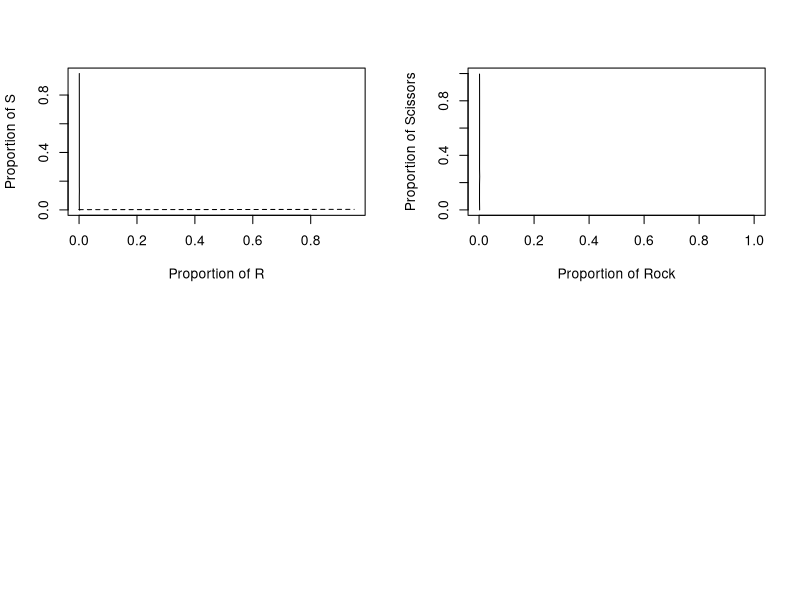

Write the R code that produced this figure. (Note: this script raises an error after producing the figure.)
# Rock-Paper-Scissors mendelian model

# General Assumptions
# 1. The population consists of three behavioral clones: Rock, Paper, Scissors
# 2. The payoffs are symmetrical.
# 3. Fitness is equal to some initial quantity plus payoff.

# Payoff Matrix
#                       Opponent
# Self       Rock        Paper       Scissors
# Rock       -epsilon    -1           1 
# Paper       1          -epsilon    -1
# Scissors   -1          1           -epsilon


rm(list=ls())

# Code: Rock=1, Scissors=2, Paper=3
Rock = 1
Scissors = 2
Paper = 3

# Genotypes: RR=Rock, SS=Scissors, PP=Paper. RS, RP = Rock, SP = Scissors
RR = 1
RS = 2
RP = 3
SS = 4
SP = 5
PP = 6
Genotypes = c(RR, RS, RP, SS, SP, PP)

fitness = function(morph, payoff.mat, genotypes) {
    n.pop <- sum(genotypes)
    opponent <-sample(morph)
    fit <- matrix(0, n.pop, 1)
    for(i.receiver in 1:3) {
        for(i.opponent in 1:3) {
            fit[morph==i.receiver & opponent==i.opponent] <- 5 + payoff.mat[i.receiver, i.opponent]
        }
    }
    n0 <- Genotypes[RR]          # ending row of RR
    n1 <- n0 + 1                 # starting row of RS
    n2 <- n1 + Genotypes[RS] - 1 # ending row of RS
    n3 <- n2 + 1                 # starting row of RP
    n4 <- n3 + Genotypes[RP] - 1 # ending row of RP
    r.alleles <- 2*sum(fit[1:n0]) + sum(fit[n1:n2]) + sum(fit[n3:n4])
    n5 <- n4 + 1                 # staring row of SS
    n6 <- n5 + Genotypes[SS] - 1 # ending row of SS
    n7 <- n6 + 1                 # starting row of SP
    n8 <- n7 + Genotypes[SP] - 1 # ending row of SP
    s.alleles <- 2*sum(fit[n5:n6]) + sum(fit[n1:n2]) + sum(fit[n7:n8])
    n9 <- n8 + 1                 # starting row of PP
    p.alleles <- 2*sum(fit[n9:n.pop]) + sum(fit[n3:n4]) + sum(fit[n7:n8])
    # proportion of each allele
    all.alleles <-  r.alleles + s.alleles + p.alleles
    prop.rock <- r.alleles / all.alleles 
    prop.scissors <- s.alleles / all.alleles 
    prop.paper <- p.alleles / all.alleles 
    return(c(prop.rock, prop.scissors, prop.paper))
}

genotype = function(prop.r, prop.s, prop.p, n.pop) {
    rr <- round(prop.r * 2*n.pop)
    rs <- round(2*prop.r * prop.s * n.pop)
    rp <- round(2*prop.r * prop.p * n.pop)
    ss <- round(prop.s * 2*n.pop)
    sp <- round(2*prop.s * prop.p * n.pop)
    pp <- round(prop.p * 2*n.pop)
    n <- rr + rs + rp + ss + sp + pp
    rock <- (rr + rs + rp) / n
    scissors <- (ss + sp) / n
    paper <- pp / n
    return(c(rr, rs, rp, ss, sp, pp, rock, scissors, paper))
}

isocline = function(x, add, lty) {
    # is matrix of changes in proportion
    # add=0 means start a new plot
    # lty is the line type
    result <- contourLines(Proportion, Proportion, x, levels=0)
    b <- data.frame(unlist(result))
    print(result)
    print(b)
    n.zeros <- length(b[b==0])
    for(i in 1:n.zeros) {
        print(i)
        prop.r <- result[[i]]$x
        print(prop.r)
        prop.s <- result[[i]]$y
        print(prop.s)
        prop.p <- 1 - prop.r - prop.s
        rr <- prop.r^2
        rs <- 2*prop.r * prop.s
        rp <- 2*prop.r * prop.p
        p.rocks <- rr + rs + rp
        ss <- prop.s^2
        sp <- 2*prop.s * prop.p
        p.scissors <- ss + sp
        
        # plot lines if requested
        if(i==1 && add==0) {
            plot(p.rocks, p.scissors, type='l', xlab='Proportion of Rock', ylab='Proportion of Scissors', xlim=c(0,1), ylim=c(0,1), lty=lty)
        } else {
            lines(p.rocks, p.scissors, lty=lty)
        }    
    }    
    return(0)
}


#### MAIN PROGRAM ####
set.seed(100)
N.Pop = 2000
# create sequence of proportions for the two R and S alleles
N.Props = 30
N.Combos = N.Props^2
Proportion = seq(from=0, to=0.95, length=N.Props)
# all possible combinations of R and S
RxS = expand.grid(Proportion, Proportion)
Data.Rock = matrix(9, N.Props^2, 1)
Data.Scissors = matrix(9, N.Props^2, 1)
Data.Paper = matrix(9, N.Props^2, 1)
Morph = matrix(0, N.Pop, 1)
# Payoff matrix
Epsilon = 0.1    # quantification of same morph interaction
Payoff.Mat = matrix(c(-Epsilon,-1,1,1,-Epsilon,-1,-1,1,-Epsilon), 3, 3)

# iterate over all possible combinations
for(i in 1:N.Combos) {
    Prop.R = RxS[i, 1]
    Prop.S = RxS[i, 2]
    Prop.P = 1 - Prop.R - Prop.S
    Total = Prop.R + Prop.S + Prop.P
    if(Total > 0) {
        D1 = genotype(Prop.R, Prop.S, Prop.P, N.Pop)
        N.Genotypes = D1[1:6]
        Prop.Morphs = D1[7:9]
        Morph[1:N.Pop] = Paper # initialize all
        N.Rock = sum(N.Genotypes[1:3])
        N.Scissors = sum(N.Genotypes[4:5])
        N.Paper = N.Genotypes[6]
        Morph[1:N.Rock] = Rock
        N1 = N.Rock + 1
        N2 = N1 + N.Scissors
        Morph[N1:N2] = Scissors
        # apply fitness to get proportions
        Propns = fitness(Morph, Payoff.Mat, N.Genotypes)
        D2 = genotype(Propns[1], Propns[2], Propns[3], N.Pop)
        Data.Rock[i] = D1[7] - D2[7]
        Data.Scissors[i] = D1[8] - D2[8]
        Data.Paper[i] = D1[9] - D2[9]
    }    
}

# convert vectors to matrices
Delta.Rock = matrix(Data.Rock, N.Props, N.Props, byrow=F)
Delta.Scissors = matrix(Data.Scissors, N.Props, N.Props, byrow=F)
Delta.Paper = matrix(Data.Paper, N.Props, N.Props, byrow=F)

# Output
par(mfrow=c(2,2))
Offset1 = 0.25
Offset2 = Offset1 * 2
Startgen = 400

# plot zero isoclines for allele frequencies
contour(Proportion, Proportion, Delta.Rock, xlab='Proportion of R', ylab='Proportion of S', levels=0, drawlabels=F)
contour(Proportion, Proportion, Delta.Scissors, lty=2, levels=0, drawlabels=F, add=T)
contour(Proportion, Proportion, Delta.Paper, lty=3, levels=0, drawlabels=F, add=T)

# get zero isoclines for proportion of each morph
isocline(Delta.Rock, 0, 1)
isocline(Delta.Scissors, 1, 2)
isocline(Delta.Paper, 1, 3)
points(1/3, 1/3, cex=2)

## plot(Output[,1], Output[,2], type='l', xlab='Generation', ylab='Prop (+ offset)', ylim=c(0, 1))
## lines(Output[,1], Output[,3] + Offset1)
## lines(Output[,1], Output[,4] + Offset2)
## # add lines for expected values
## lines(Output[,1], rep(1/3, Maxgen))
## lines(Output[,1], rep(1/3 + Offset1, Maxgen))
## lines(Output[,1], rep(1/3 + Offset2, Maxgen))
## # phase plots of pairwise morphs
## plot(Output[Startgen:Maxgen,2], Output[Startgen:Maxgen,3], type='l', xlab='Rock', ylab='Scissors')
## plot(Output[Startgen:Maxgen,2], Output[Startgen:Maxgen,4], type='l', xlab='Rock', ylab='Paper')
## plot(Output[Startgen:Maxgen,3], Output[Startgen:Maxgen,4], type='l', xlab='Scissors', ylab='Paper')
## print(c('Mean Proportions (R, S, P) from Generation', Startgen, 'to', Maxgen))
## print(c(mean(Output[Startgen:Maxgen, 2]), mean(Output[Startgen:Maxgen, 3]), mean(Output[Startgen:Maxgen, 4])))
